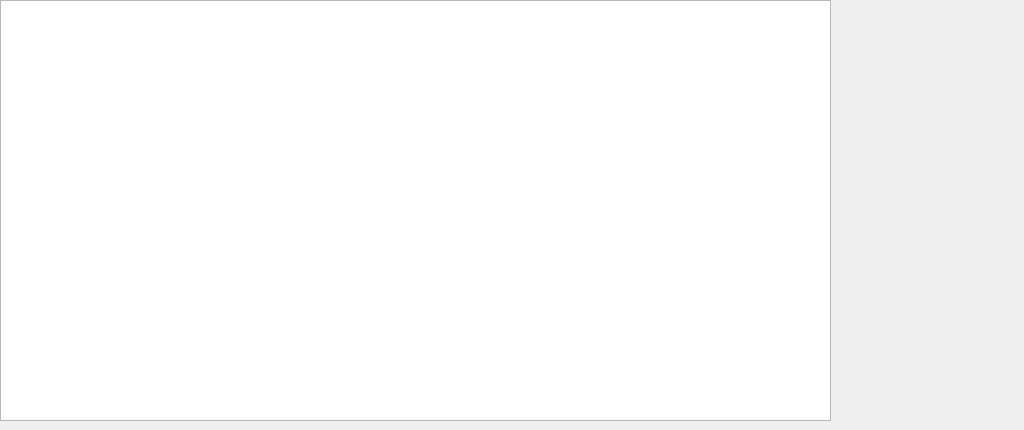
<?xml version="1.0" encoding="UTF-8"?>
<ui version="4.0">
 <class>LogAlarmWid</class>
 <widget class="QWidget" name="LogAlarmWid">
  <property name="geometry">
   <rect>
    <x>0</x>
    <y>0</y>
    <width>1024</width>
    <height>430</height>
   </rect>
  </property>
  <property name="font">
   <font>
    <family>Ubuntu</family>
    <pointsize>8</pointsize>
    <italic>false</italic>
    <bold>false</bold>
   </font>
  </property>
  <property name="windowTitle">
   <string>Form</string>
  </property>
  <property name="styleSheet">
   <string notr="true">font: 8pt &quot;Ubuntu&quot;;</string>
  </property>
  <widget class="QTableView" name="tableView">
   <property name="geometry">
    <rect>
     <x>0</x>
     <y>0</y>
     <width>831</width>
     <height>421</height>
    </rect>
   </property>
   <property name="font">
    <font>
     <family>Ubuntu</family>
     <pointsize>8</pointsize>
     <italic>false</italic>
     <bold>false</bold>
    </font>
   </property>
  </widget>
  <widget class="QWidget" name="widget" native="true">
   <property name="geometry">
    <rect>
     <x>839</x>
     <y>0</y>
     <width>181</width>
     <height>411</height>
    </rect>
   </property>
  </widget>
 </widget>
 <resources/>
 <connections/>
</ui>
